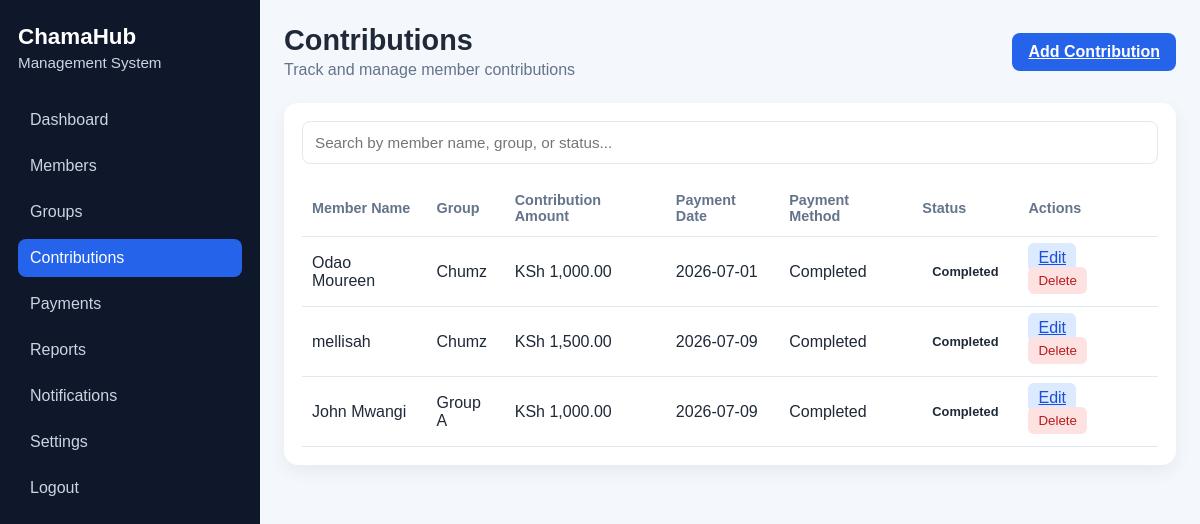
The app's page /contributions, older data.
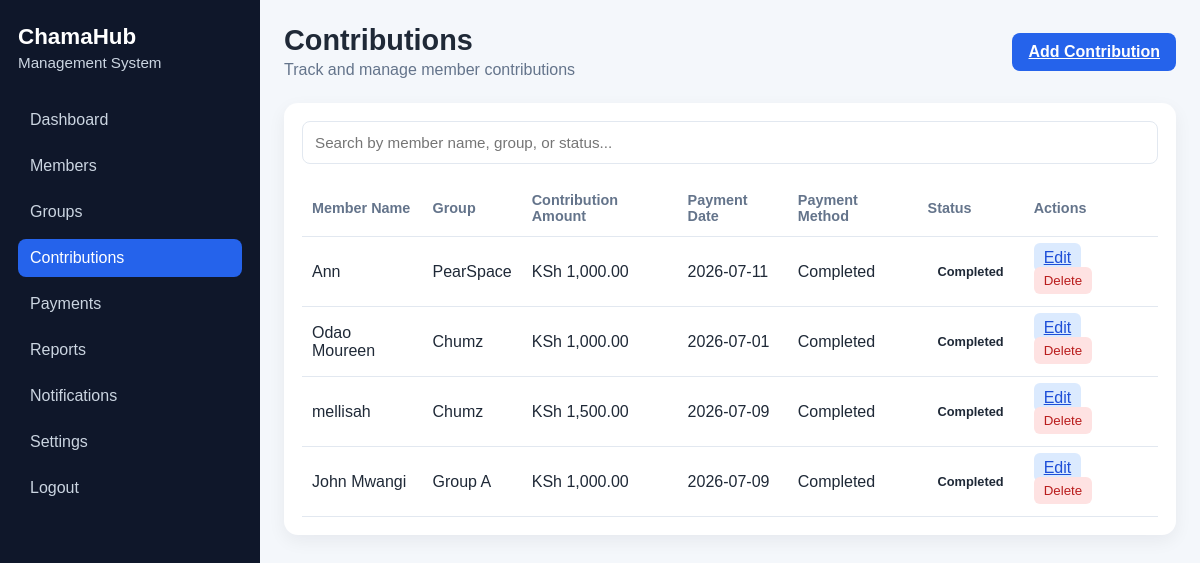
The same page, newer data.
### app/models.py (models this page shows, shortened)
class Contribution(db.Model):
    __tablename__ = "contributions"
    id = db.Column(db.Integer, primary_key=True)
    member_name = db.Column(db.String(100), nullable=False)
    group_name = db.Column(db.String(100), nullable=False)
    amount = db.Column(db.Float, nullable=False, default=0.0)
    payment_date = db.Column(db.String(20), nullable=False)
    payment_status = db.Column(db.String(20), nullable=False, default="Completed")

### app/routes.py (the view)
@main.route("/contributions")
def contributions():
    contributions = Contribution.query.order_by(Contribution.id.desc()).all()
    return render_template("contributions.html", contributions=contributions)

### app/templates/contributions.html (shortened to what this page needs)
<!DOCTYPE html>
<html lang="en">
  <head>
    <link rel="stylesheet" href="{{ url_for('static', filename='css/dashboard.css') }}" />
  </head>
  <body>
    <div class="dashboard-layout">
      <aside class="sidebar">
        <div class="brand-block">
          <h2>ChamaHub</h2>
          <p>Management System</p>
        </div>
        <nav class="sidebar-nav">
          <a href="{{ url_for('main.dashboard') }}">Dashboard</a>
          <a href="{{ url_for('main.members') }}">Members</a>
          <a href="{{ url_for('main.groups') }}">Groups</a>
          <a href="{{ url_for('main.contributions') }}" class="active">Contributions</a>
          <a href="{{ url_for('main.payouts') }}">Payments</a>
          <a href="{{ url_for('main.reports') }}">Reports</a>
          <a href="{{ url_for('main.notifications') }}">Notifications</a>
          <a href="{{ url_for('main.settings') }}">Settings</a>
          <a href="{{ url_for('main.logout') }}">Logout</a>
        </nav>
      </aside>
      <main class="main-content">
        <header class="topbar">
          <div>
            <h1>Contributions</h1>
            <p>Track and manage member contributions</p>
          </div>
          <a href="{{ url_for('main.add_contribution') }}" class="add-btn">Add Contribution</a>
        </header>
        <section class="panel">
          <div class="search-wrapper">
            <input type="text" id="searchBar" placeholder="Search by member name, group, or status..." class="search-input" />
          </div>
          <div class="table-wrapper">
            <table class="data-table">
              <thead>
                <tr>
                  <th>Member Name</th>
                  <th>Group</th>
                  <th>Contribution Amount</th>
                  <th>Payment Date</th>
                  <th>Payment Method</th>
                  <th>Status</th>
                  <th>Actions</th>
                </tr>
              </thead>
              <tbody id="contributionsTableBody">
                {% for contribution in contributions %}
                <tr>
                  <td>{{ contribution.member_name }}</td>
                  <td>{{ contribution.group_name }}</td>
                  <td>KSh {{ "{:,.2f}".format(contribution.amount) }}</td>
                  <td>{{ contribution.payment_date }}</td>
                  <td>{{ contribution.payment_status }}</td>
                  <td><span class="status {{ contribution.payment_status.lower() }}">{{ contribution.payment_status }}</span></td>
                  <td>
                    <a href="{{ url_for('main.edit_contribution', contribution_id=contribution.id) }}" class="action-btn edit">Edit</a>
                    <form method="POST" action="{{ url_for('main.delete_contribution', contribution_id=contribution.id) }}" style="display:inline;">
                      <button type="submit" class="action-btn delete" onclick="return confirm('Delete this contribution record?')">Delete</button>
                    </form>
                  </td>
                </tr>
                {% else %}
                <tr>
                  <td colspan="7">No contributions recorded yet.</td>
                </tr>
                {% endfor %}
              </tbody>
            </table>
          </div>
        </section>
      </main>
    </div>
  </body>
</html>

Row changes from the older to the newer data that the page shows:
added Contribution: member_name "Ann", group_name "PearSpace", amount "1,000.00", payment_date "2026-07-11", payment_status "Completed"
